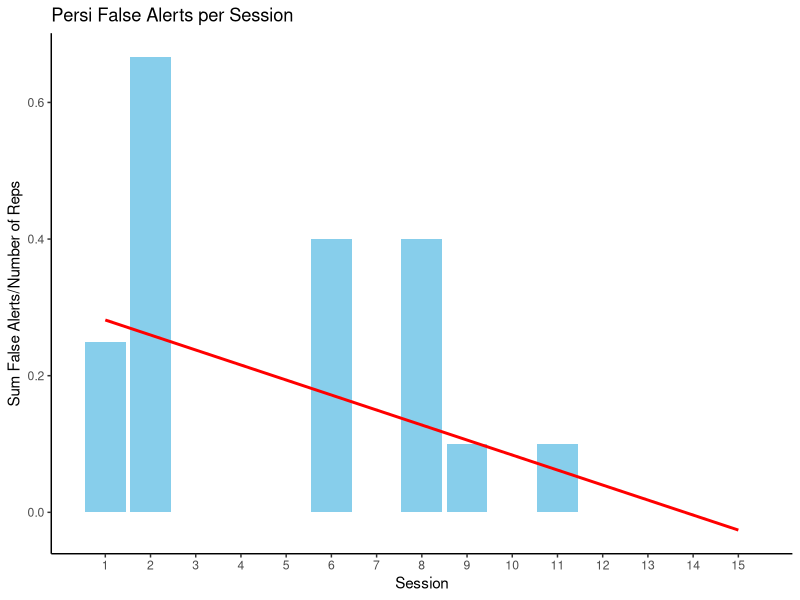
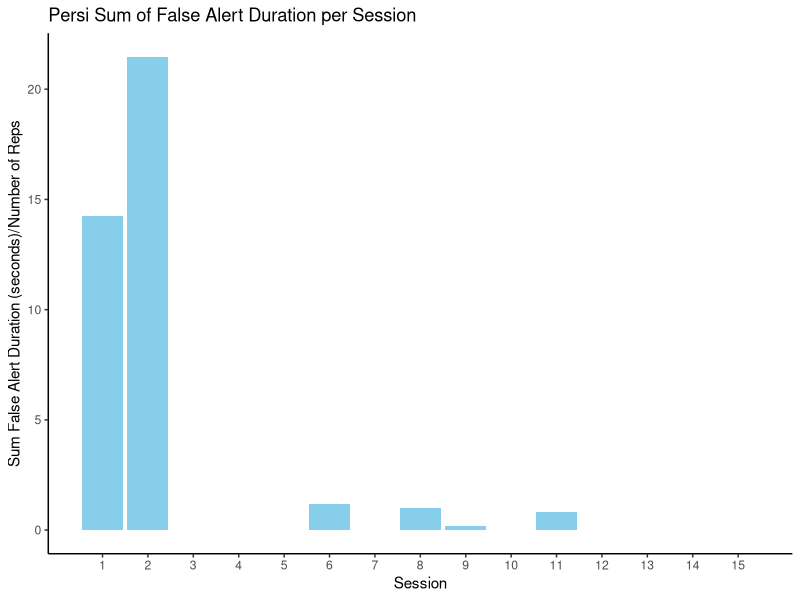
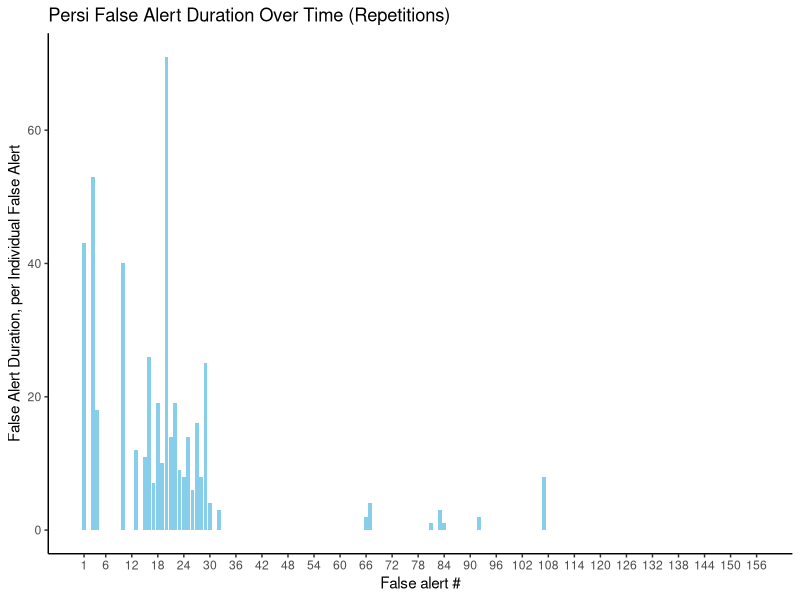
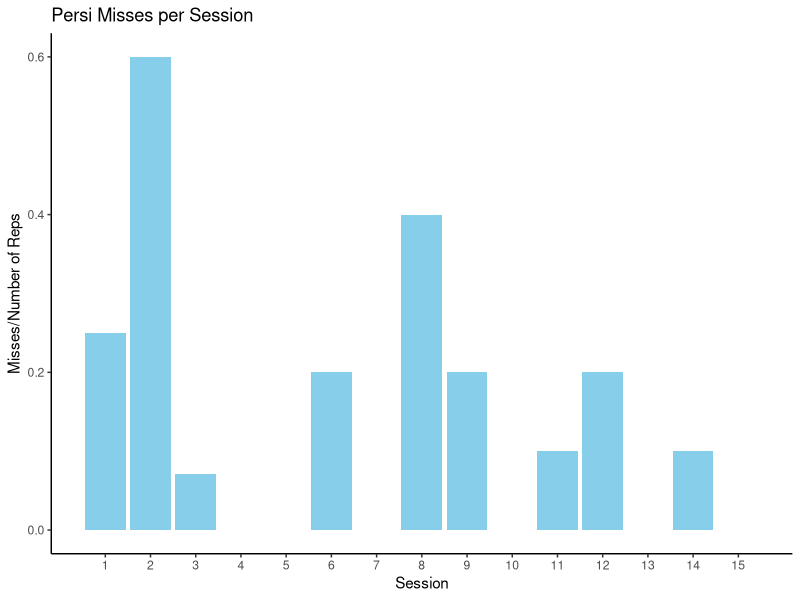
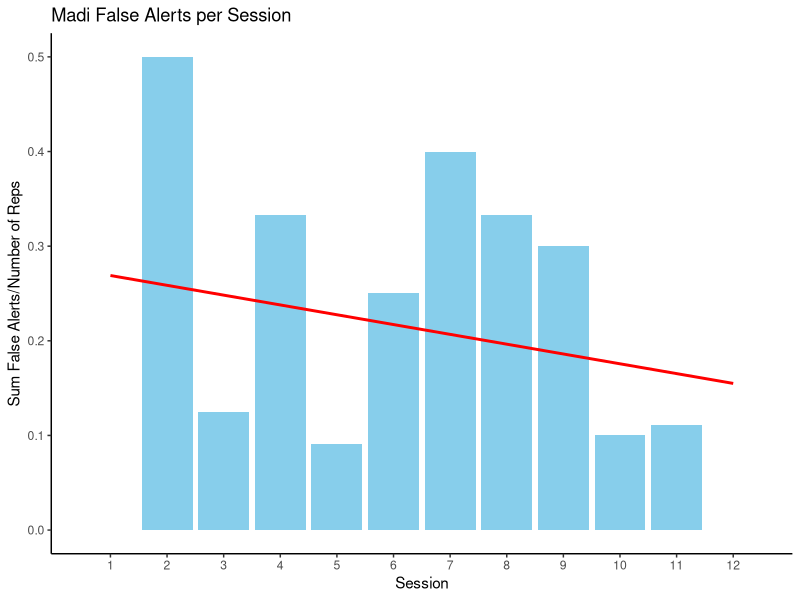
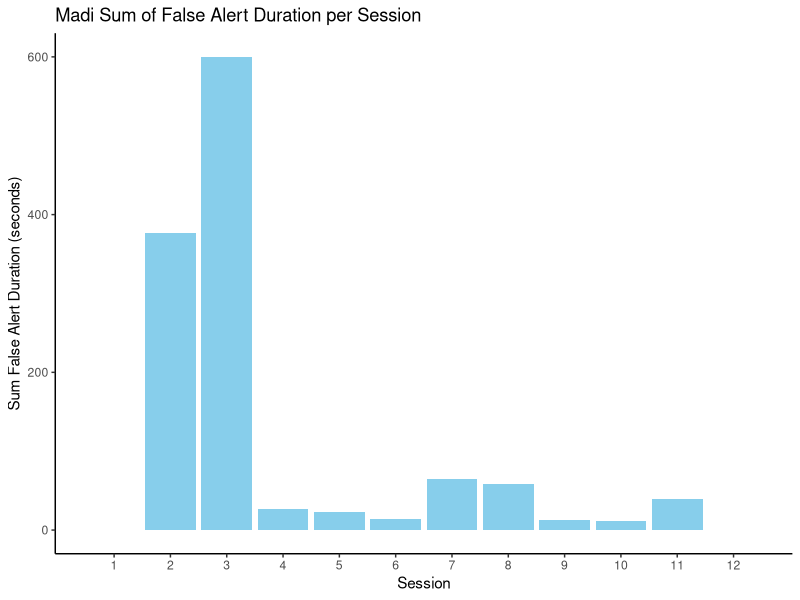
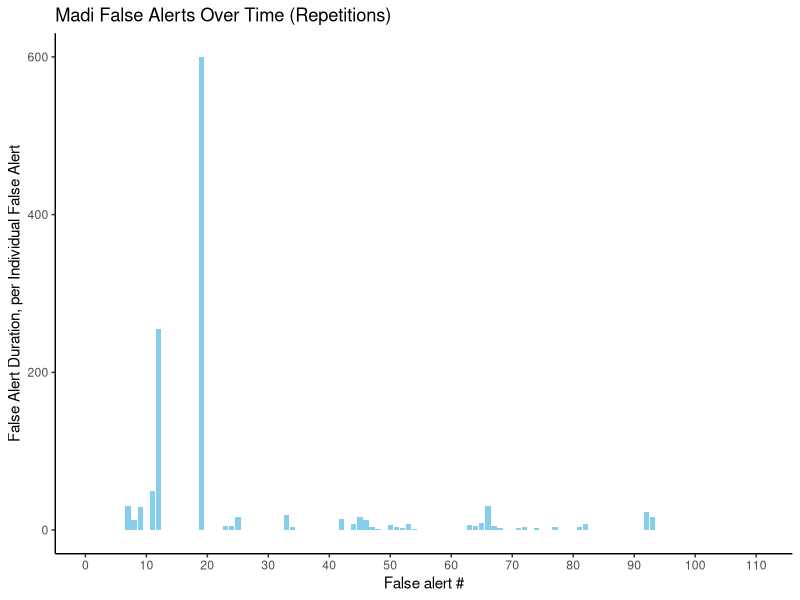
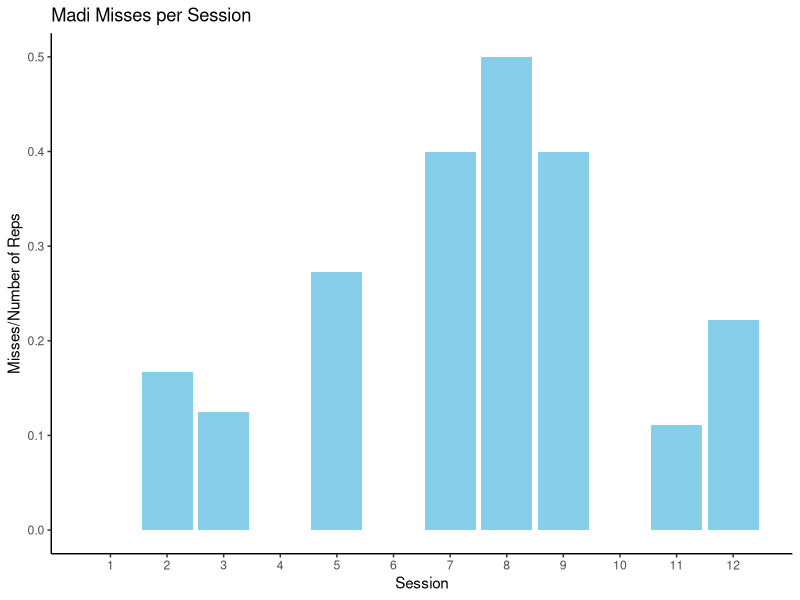

Here is the R script that generated these plots, in order:
## ---- chunk 1
knitr::opts_chunk$set(echo = TRUE)
## ---- chunk 2
setwd("C:/Documents/K9C/DOI Paper")
doi_clean <- read.csv("doi_data_clean.csv")
library(tidyverse)
library(dplyr)
library(tidyr)
library(ggplot2)

#coercing Date column to date
doi_clean$Date <- as.Date(doi_clean$Date, format = "%m/%d/%Y")
class(doi_clean$Date)
class(doi_clean$Dog)

#coerce false alerts, correct dismissals, misses to numeric
doi_clean$Number.False.Alerts <- as.numeric(doi_clean$Number.False.Alerts)
doi_clean$X..of.correct.dismissals <- as.numeric(doi_clean$X..of.correct.dismissals)
doi_clean$X..of.misses <- as.numeric(doi_clean$X..of.misses)

# split into two dataframes based on dog learner
madi <- filter(doi_clean, Dog == "Madi")
persi <- filter(doi_clean, Dog == "Persi")

# remove row with nulls
madi <- filter(madi, Number.True.Alerts != "NA")
persi <- filter(persi, Number.True.Alerts != "NA")

# remove rows (training reps) where there was no opportunity
# for false alert (no negatives available)
madi <- filter(madi, Negative.1 != "none")
persi <- filter(persi, Negative.1 != "none")

# remove rows (training reps) where there was no opportunity
# for true alert (no cheetah available)
madi <- filter(madi, Cheetah != "none")
persi <- filter(persi, Cheetah != "none")

#Add column FAduration as sum of false alerts
madi <- madi %>%
  mutate(FAduration = rowSums(select(., FA1..s.:FA8..s.), na.rm = TRUE))
persi <- persi %>%
  mutate(FAduration = rowSums(select(., FA1..s.:FA8..s.), na.rm = TRUE))

# add row for training repetition number overall
madi$rep_total <- seq(1, length.out = nrow(madi))
persi$rep_total <- seq(1, length.out = nrow(persi))

#Create new datasets that break each FA into their own record
#Madi
# Exclude specified columns before reshaping
madi_filtered <- madi[, !grepl("^FAduration$|^Number.True.Alerts$|^Number.False.Alerts$|^X..of.correct.dismissals$|^X..of.misses$", colnames(madi))]


# Reshape the dataframe using pivot_longer
madi_falses <- pivot_longer(madi_filtered, 
                              cols = starts_with("FA"), 
                              names_to = "FA", 
                              values_to = "FA_time")

# Replace NA values in FA_time with 0 where FA is FA1..s.
madi_falses$FA_time[madi_falses$FA == "FA1..s." & is.na(madi_falses$FA_time)] <- 0

# Remove rows where FA_time is NA
madi_falses <- madi_falses[complete.cases(madi_falses), ]

madi_falses$FA <- gsub("FA", "", madi_falses$FA)
madi_falses$FA <- gsub("\\.\\.s\\.$", "", madi_falses$FA)
madi_falses$FA <- as.numeric(madi_falses$FA)


#Persi
# Exclude specified columns before reshaping
persi_filtered <- persi[, !grepl("^FAduration$|^Number.True.Alerts$|^Number.False.Alerts$|^X..of.correct.dismissals$|^X..of.misses$", colnames(persi))]

# Reshape the dataframe using pivot_longer
persi_falses <- pivot_longer(persi_filtered, 
                             cols = starts_with("FA"), 
                             names_to = "FA", 
                             values_to = "FA_time")

# Replace NA values in FA_time with 0 where FA is FA1..s.
persi_falses$FA_time[persi_falses$FA == "FA1..s." & is.na(persi_falses$FA_time)] <- 0

# Remove rows where FA_time is NA
persi_falses <- persi_falses[complete.cases(persi_falses), ]

# Change values in the FA column
persi_falses$FA <- gsub("FA", "", persi_falses$FA)
persi_falses$FA <- gsub("\\.\\.s\\.$", "", persi_falses$FA)
persi_falses$FA <- as.numeric(persi_falses$FA)

#Add new column to where value is 1 if that repetition was completed without any false alerts, 0 when false alerts were recorded.
madi_falses <- madi_falses %>%
  mutate(no_false = ifelse(FA_time == 0, 1, 0))
persi_falses <- persi_falses %>%
  mutate(no_false = ifelse(FA_time == 0, 1, 0))

#Add numbers for unique false alert identifiers
madi_falses$false_id <- seq(from = 1, to = nrow(madi_falses))
persi_falses$false_id <- seq(from = 1, to = nrow(persi_falses))


#Remove filtered tables to keep data environment cleaner
rm(madi_filtered)
rm(persi_filtered)


#Add no false to madi and persi
madi <- madi %>%
  mutate(no_false = ifelse(FAduration == 0, 1, 0))
persi <- persi %>%
  mutate(no_false = ifelse(FAduration == 0, 1, 0))

madi_date <- madi %>%
  group_by(Date) %>%
  summarise(
    repetitions = n(),
    FA_duration = sum(FAduration),
    num_false_alerts = sum(ifelse(no_false == 1, 0, 1))
  )
madi_date$falseperrep <- madi_date$num_false_alerts / madi_date$repetitions
madi_date$day <- seq_len(nrow(madi_date))


persi_date <- persi %>%
  group_by(Date) %>%
  summarise(
    repetitions = n(),
    FA_duration = sum(FAduration),
    num_false_alerts = sum(ifelse(no_false == 1, 0, 1))
  )
persi_date$falseperrep <- persi_date$num_false_alerts / persi_date$repetitions
persi_date$day <- seq_len(nrow(persi_date))

#######Add misses to _date dataframes
madi_misses <- madi %>%
  group_by(Date) %>%
  summarise(misses = sum(X..of.misses, na.rm = TRUE))

madi_date <- merge(madi_date, madi_misses, by = "Date", all.x = TRUE)

persi_misses <- persi %>%
  group_by(Date) %>%
  summarise(misses = sum(X..of.misses, na.rm = TRUE))

persi_date <- merge(persi_date, persi_misses, by = "Date", all.x = TRUE)

rm(madi_misses)
rm(persi_misses)

## ---- chunk 3

ggplot(persi_date, aes(x = day, y = falseperrep)) +
  geom_col (fill = "skyblue") +
  geom_smooth(method = "lm", se = FALSE, color = "red") +
  labs(title = "Persi False Alerts per Session", x = "Session", y = "Sum False Alerts/Number of Reps") + theme_classic() +
  scale_x_continuous(breaks = 1:15, labels = as.character(1:15))
## ---- chunk 4

ggplot(persi_date, aes(x = day, y = FA_duration/repetitions)) +
  geom_col (fill = "skyblue") +
  labs(title = "Persi Sum of False Alert Duration per Session", x = "Session", y = "Sum False Alert Duration (seconds)/Number of Reps") + theme_classic()+
  scale_x_continuous(breaks = 1:15, labels = as.character(1:15))

## ---- chunk 5

ggplot(persi_falses, aes(x = false_id, y = FA_time)) +
  geom_col (fill = "skyblue") +
  labs(title = "Persi False Alert Duration Over Time (Repetitions)", x = "False alert #", y = "False Alert Duration, per Individual False Alert") +
  theme_classic() +
  scale_x_continuous(breaks = c(1, seq(6, 156, by = 6)))  

## ---- chunk 6
ggplot(persi_date, aes(x = day, y = misses/repetitions)) +
  geom_col (fill = "skyblue") +
  labs(title = "Persi Misses per Session", x = "Session", y = "Misses/Number of Reps") + theme_classic() +
  scale_x_continuous(breaks = 1:15, labels = as.character(1:15))


## ---- chunk 7

ggplot(madi_date, aes(x = day, y = falseperrep)) +
  geom_col (fill = "skyblue") +
  geom_smooth(method = "lm", se = FALSE, color = "red") +
  labs(title = "Madi False Alerts per Session", x = "Session", y = "Sum False Alerts/Number of Reps") + theme_classic()+
  scale_x_continuous(breaks = 1:12, labels = as.character(1:12))


## ---- chunk 8

ggplot(madi_date, aes(x = day, y = FA_duration)) +
  geom_col (fill = "skyblue") +
  labs(title = "Madi Sum of False Alert Duration per Session", x = "Session", y = "Sum False Alert Duration (seconds)") + theme_classic()+
  scale_x_continuous(breaks = 1:12, labels = as.character(1:12))

## ---- chunk 9

ggplot(madi_falses, aes(x = false_id, y = FA_time)) +
  geom_col (fill = "skyblue") +
  labs(title = "Madi False Alerts Over Time (Repetitions)", x = "False alert #", y = "False Alert Duration, per Individual False Alert")+
  ylim(0, 600) +  scale_x_continuous(breaks = seq(0, 110, by = 10)) + theme_classic()


## ---- chunk 10

ggplot(madi_date, aes(x = day, y = misses/repetitions)) +
  geom_col (fill = "skyblue") +
  labs(title = "Madi Misses per Session", x = "Session", y = "Misses/Number of Reps") + theme_classic() +
  scale_x_continuous(breaks = 1:12, labels = as.character(1:12))

